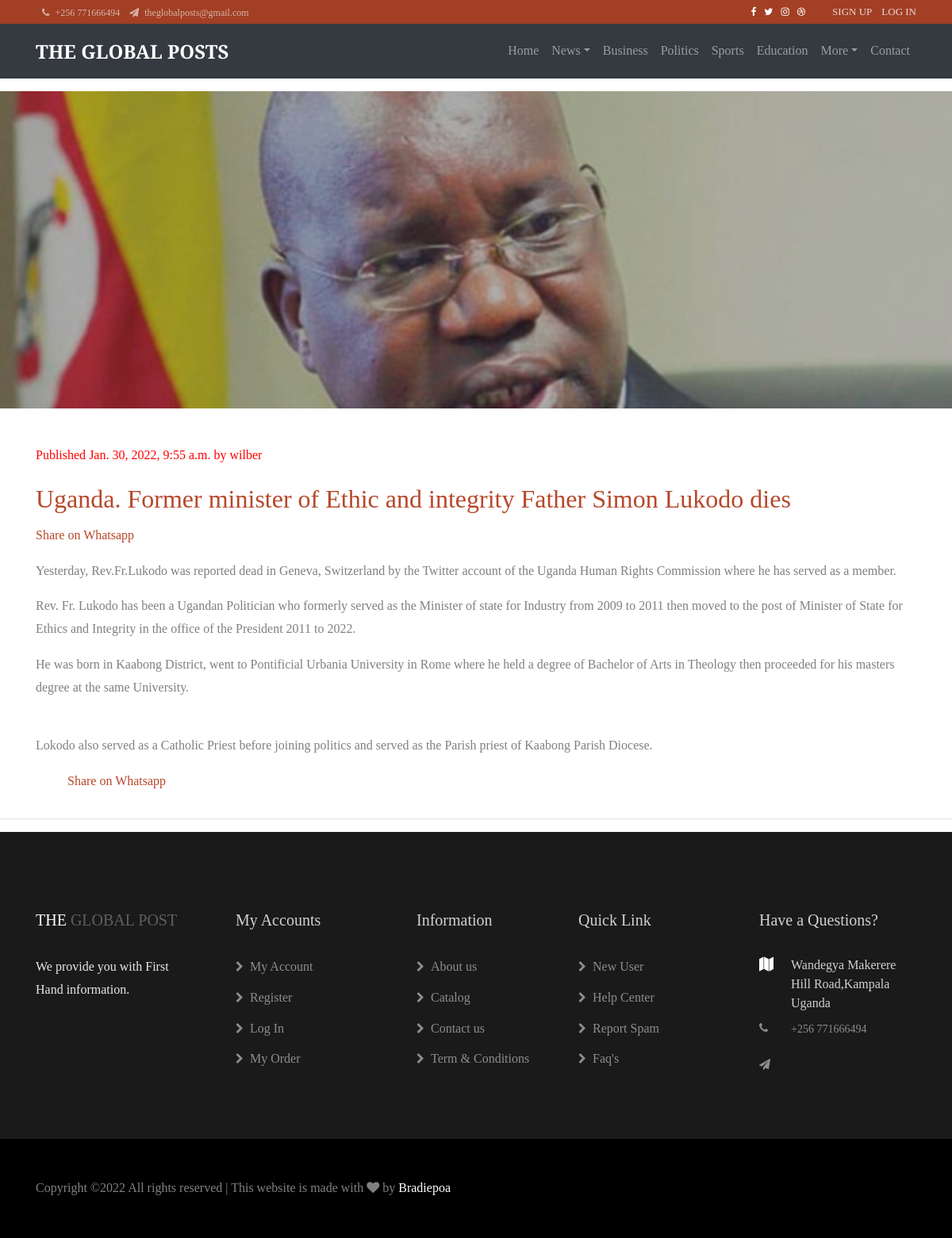
Before: /details/154/ with the older database file.
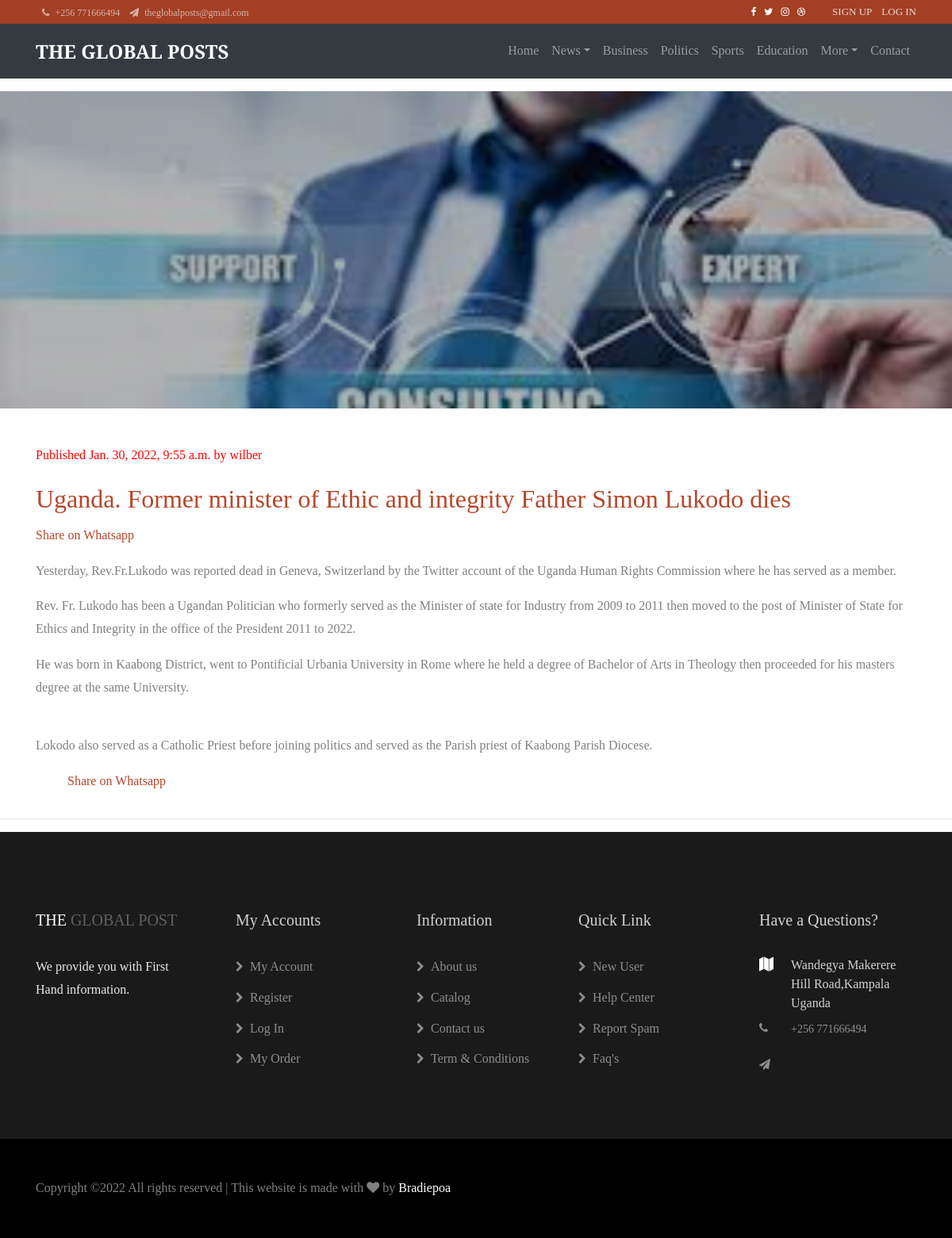
After: the same page with the newer database file.
### mainweb/models.py (models this page shows, shortened)
class Post(models.Model):
	STATUS_CHIOCES = (
		('draft','Draft'),
		('published','Published'),
		)
	title = models.CharField(max_length=250)
	slug = models.SlugField(max_length=250, unique_for_date='publish')
	author = models.ForeignKey(User, on_delete=models.CASCADE, related_name='blog_posts')
	category = models.ForeignKey(Category,on_delete=models.SET_NULL, null=True,blank=True )
	img = models.ImageField(upload_to='media/news/', blank=True, null=True)
	body =models.TextField()
	publish = models.DateTimeField(default=timezone.now)
	created = models.DateField(auto_now_add=True)
	updated = models.DateTimeField(auto_now=True)
	status = models.CharField(max_length=10,choices=STATUS_CHIOCES, default='published ')
	viewers = models.IntegerField(default=1, null=True)
	objects =models.Manager()
	published = PublishedManager()
	class Meta:
		ordering = ('-publish',)
	@property
	def imgURL(self):
		try:
			url = self.img.url
		except:
			url =''
		return url

### mainweb/views.py (the view)
# urls.py: path('details/<str:pk_details>/', views.post_detail, name="details"),
def post_detail(request,pk_details):
	object_list = Post.published.get(id=pk_details)
	try:
	    object_list.viewers = object_list.viewers + 1
	    object_list.save()
	except:
	    redirect(reverse('mainweb:homepage'))
	context = {'object_list':object_list}
	return render(request, 'mainweb/details.html',context)

### mainweb/templates/mainweb/details.html (shortened to what this page needs)
{% extends 'mainweb/base.html' %}
{% load static %}
{% block content %}
<section class="hero-wrap hero-wrap-2 mt-3" style="background-image: url({{ object_list.imgURL }});" data-stellar-background-ratio="0.5">
  <div class="overlay"></div>
  <div class="container">
    <div class="row no-gutters slider-text align-items-end justify-content-center">
    </div>
  </div>
</section><br/>
<section class="blog_area section-padding pt-3">
<div class="container">
    <div class="row">
        <div class="col-lg-12 mb-5 mb-lg-0">
            <div class="blog_left_sidebar">
                <article class="blog_item">
                    <div class="blog_item_img">
                         <p style="color: red" class="blog_item_date">Published {{ object_list.publish }}  by {{ object_list.author }}</p>
                    </div>
                    <div class="blog_details">
                     <h2> <a class="d-inline-block" href="">
                        {{ object_list.title }}
                    </a>
                    </h2>
                        <a href="whatsapp://send?text=http://www.theglobalposts.com/details/{{ object_list.id }}" data-action="share/whatsapp/share" target="_blank">Share on Whatsapp</a>
                        <p class="text-justify">{{ object_list.body|linebreaks }}</p>
                        <ul class="blog-info-link">
                            <a href="whatsapp://send?text=http://www.theglobalposts.com/details/{{ object_list.id }}" data-action="share/whatsapp/share" target="_blank">Share on Whatsapp</a>
                        </ul>
                    </div>
                </article>
            </div>
        </div>
    </div>
</div>
</section>
{% endblock content %}

Changed rows visible on the page:
changed Post "Uganda. Former minister of Ethic and integrity Father Simon Lukodo dies": imgURL: a different picture
